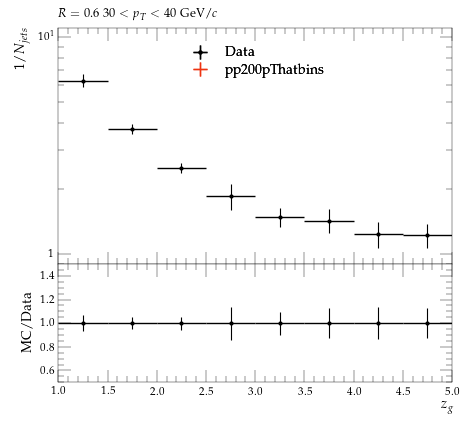

Recreate this plot in Python.
#! /usr/bin/env python3

# This Python script was auto-generated using YODA v2.1.0.
# Analysis object: /STAR_2020_I1783875/d19-x01-y01
# Timestamp: 08-10-2025 (02:59:01)

import matplotlib as mpl
import matplotlib.pyplot as plt
mpl.use('Agg') # comment out for interactive use
import os
import numpy as np
from numpy import nan, inf

plotDir = os.path.split(os.path.realpath(__file__))[0]
if 'YODA_USER_PLOT_PATH' in globals():
    plot_outdir = globals()['YODA_USER_PLOT_PATH']
else:
    plot_outdir = plotDir

#plot style
plt.style.use(os.path.join(plotDir, '../default.mplstyle'))
# plot metadata
figW, figH = plt.rcParams['figure.figsize']
ax_xLabel = r'$z_{g}$'
ax_yLabel = r'$1/N_{jets}$'
ax_title  = r'$R=0.6 ~ 30 < p_{T} < 40$ GeV/$c$'
ax_xScale = 'linear'
ax_yScale = 'log'
xLims = (1.0, 5.0)
yLims = (0.9, 11.0)

# TeX-friendly labels for the legend
labels = {
    'legend' : ([ r"Data", r"pp200pThatbins" ], r""),
}

# Adjust canvas width and height
canvasW = 10.0
canvasH = 9.0
figW *= canvasW/10.
figH *= canvasH/9.

# Create figure and axis objects
fig, (ax, ratio0_ax) = plt.subplots(2, 1, sharex=True,
                  figsize=(figW,figH), gridspec_kw={'height_ratios': (6.0, 3.0)})

# Set figure margins
plt.subplots_adjust(
    left   = 1.0 * plt.rcParams['figure.subplot.left'],
    right  = 1.0 * plt.rcParams['figure.subplot.right'],
    top    = 1.0 * plt.rcParams['figure.subplot.top'],
    bottom = 1.0 * plt.rcParams['figure.subplot.bottom'])

ratio0_ax.yaxis.set_major_locator(mpl.ticker.MultipleLocator(0.2))
ratio0_ax.set_ylim(0.5, 1.4999)
ratio0_ax.set_ylabel('MC/Data')

# the numerical data is stored in a separate file
dataf = dict()
prefix = os.path.split(__file__)[0]
if prefix:    prefix = prefix + '/'
exec(open(prefix+'d19-x01-y01__data.py').read(), dataf)


legend_handles = dict() # keep track of handles for the legend

# style options for curves
# starts at zorder>=5 to draw curve on top of legend
styles = {
  'Data': {
    'color' : 'black',
    'linestyle' : '-',
    'linewidth' : 1,
    'marker' : 'o',
    'markersize' : 2,
    'capsize' : 0.0,
    'zorder' : 5,
    'histstyle' : 0,
    'drawstyle' : 'steps-pre',
    'xerrorbars' : 1,
    'yerrorbars' : 1,
    'fillcolor' : None,
    'fillopacity' : 1.0,
    'ratio0_linestyle' : '-',
    'ratio0_linewidth' : 1,
    'ratio0_marker' : 'o',
    'ratio0_markersize' : 2,
    'ratio0_capsize' : 0.0,
    'ratio0_zorder' : 5,
    'ratio0_histstyle' : 0,
    'ratio0_drawstyle' : 'steps-pre',
    'ratio0_xerrorbars' : 1,
    'ratio0_yerrorbars' : 1,
  },
  'pp200pThatbins.yoda': {
    'color' : '#EE3311',
    'linestyle' : '-',
    'linewidth' : 1,
    'marker' : 'none',
    'markersize' : 2,
    'capsize' : 0.0,
    'zorder' : 6,
    'histstyle' : 1,
    'drawstyle' : 'steps-pre',
    'xerrorbars' : 1,
    'yerrorbars' : 1,
    'fillcolor' : None,
    'fillopacity' : 1.0,
    'ratio0_linestyle' : '-',
    'ratio0_linewidth' : 1,
    'ratio0_marker' : 'none',
    'ratio0_markersize' : 2,
    'ratio0_capsize' : 0.0,
    'ratio0_zorder' : 6,
    'ratio0_histstyle' : 1,
    'ratio0_drawstyle' : 'steps-pre',
    'ratio0_xerrorbars' : 1,
    'ratio0_yerrorbars' : 1,
  },
}

# curve from input yoda files in main panel
for label, yvals in dataf['yvals'].items():
    if all(np.isnan(v) for v in dataf['yvals'][label]):
        continue
    tmp = None
    if styles[label]['histstyle']: # draw as histogram
        xpos = dataf['xedges'][label] if styles[label]['drawstyle'] else dataf['xpoints'][label]
        ypos = np.insert(yvals, 0, yvals[0]) if styles[label]['drawstyle'] else yvals
        if styles[label]['fillcolor']: # fill area below curve
            ax.fill_between(xpos, ypos, step='pre',
                            color=styles[label]['fillcolor'],
                            alpha=styles[label]['fillopacity'])
        tmp, = ax.plot(xpos, ypos,
                       color=styles[label]['color'],
                       linestyle=styles[label]['linestyle'],
                       linewidth=styles[label]['linewidth'],
                       drawstyle=styles[label]['drawstyle'], solid_joinstyle='miter',
                       zorder=styles[label]['zorder'], label=label)
    tmp = ax.errorbar(dataf['xpoints'][label], yvals,
                      xerr=np.array(dataf['xerrs'][label])*styles[label]['xerrorbars'],
                      yerr=np.array(dataf['yerrs'][label])*styles[label]['yerrorbars'],
                      fmt=styles[label]['marker'], capsize=styles[label]['capsize'],
                      markersize=styles[label]['markersize'],
                      ecolor=styles[label]['color'],
                      color=styles[label]['color'], zorder=styles[label]['zorder'])
    tmp[-1][0].set_linestyle(styles[label]['linestyle'])
    tmp[-1][0].set_linewidth(styles[label]['linewidth'])
    if label in dataf['add_legend_handle']:  legend_handles[label] = tmp
    for varLabel in dataf['variation_yvals'].keys():
        if varLabel.startswith(label):
            tmp, = ax.plot(dataf['xedges'][label], dataf['variation_yvals'][varLabel],
                           color=styles[label]['color'],
                           linestyle=styles[label]['linestyle'],
                           linewidth=styles[label]['linewidth'],
                           drawstyle='steps-pre', solid_joinstyle='miter',
                           zorder=styles[label]['zorder'], alpha=0.5)


# plots on ratio panel
# curve from input yoda files in ratio panel
for label, yvals in dataf['ratio0_yvals'].items():
    if all(np.isnan(v) for v in yvals):
        continue
    if styles[label]['ratio0_histstyle']: # plot as histogram
        xpos = dataf['xedges']['Data'] if styles[label]['ratio0_drawstyle'] else dataf['xpoints']['Data']
        ypos = np.insert(yvals, 0, yvals[0]) if styles[label]['ratio0_drawstyle'] else yvals
        ratio0_ax.plot(xpos, ypos,
                       color=styles[label]['color'],
                       linewidth=styles[label]['linewidth'],
                       linestyle=styles[label]['ratio0_linestyle'],
                       drawstyle=styles[label]['ratio0_drawstyle'], zorder=styles[label]['zorder'],
                       solid_joinstyle='miter')
    tmp = ratio0_ax.errorbar(dataf['xpoints']['Data'], yvals,
                             xerr=np.array(dataf['ref_xerrs'])*styles[label]['ratio0_xerrorbars'],
                             yerr=np.array(dataf['ratio0_yerrs'][label])*styles[label]['ratio0_yerrorbars'],
                             fmt=styles[label]['ratio0_marker'], capsize=styles[label]['ratio0_capsize'],
                             markersize=styles[label]['ratio0_markersize'],
                             ecolor=styles[label]['color'],
                             color=styles[label]['color'])
    tmp[-1][0].set_linestyle(styles[label]['ratio0_linestyle'])
    tmp[-1][0].set_linewidth(styles[label]['ratio0_linewidth'])

    for varlabel in dataf['ratio0_variation_vals'].keys():
        if varlabel.startswith(label):
            ratio0_ax.plot(dataf['xedges']['Data'],
                            dataf['ratio0_variation_vals'][varlabel],
                            color=styles[label]['color'],
                            linestyle=styles[label]['linestyle'],
                            linewidth=styles[label]['linewidth'],
                            drawstyle='steps-pre', solid_joinstyle='miter',
                            zorder=1, alpha=0.5)

legend_items = list(legend_handles.values())
ax.add_artist(ax.legend(legend_items,
                        labels['legend'][0],
                        title=labels['legend'][1],
                        alignment='left',
                        loc='upper center',
                        bbox_to_anchor=(0.5, 0.97)))

# set plot metadata as defined above
ratio0_ax.set_xlabel(ax_xLabel)
ratio0_ax.xaxis.set_label_coords(1., -0.15)
ax.set_ylabel(ax_yLabel, ha='right', va='top')
ax.yaxis.set_label_coords(-0.11, 1.0)
ax.set_title(ax_title, loc='left')
ax.set_xscale(ax_xScale)
ax.set_yscale(ax_yScale)
ax.set_xlim(xLims)
ax.set_ylim(yLims)

# tick formatting
plt.rcParams['xtick.top'] = True
plt.rcParams['ytick.right'] = True
ax.yaxis.set_major_locator(mpl.ticker.LogLocator(base=10.0, numticks=np.inf))
ax.yaxis.set_minor_locator(mpl.ticker.LogLocator(
                           base=10.0, subs=np.arange(0.1, 1, 0.1), numticks=np.inf))
fig.align_ylabels((ax, ratio0_ax))
plt.savefig(os.path.join(plot_outdir, 'd19-x01-y01.pdf'), format='PDF')
plt.savefig(os.path.join(plot_outdir, 'd19-x01-y01.png'), format='PNG')

plt.close(fig)
